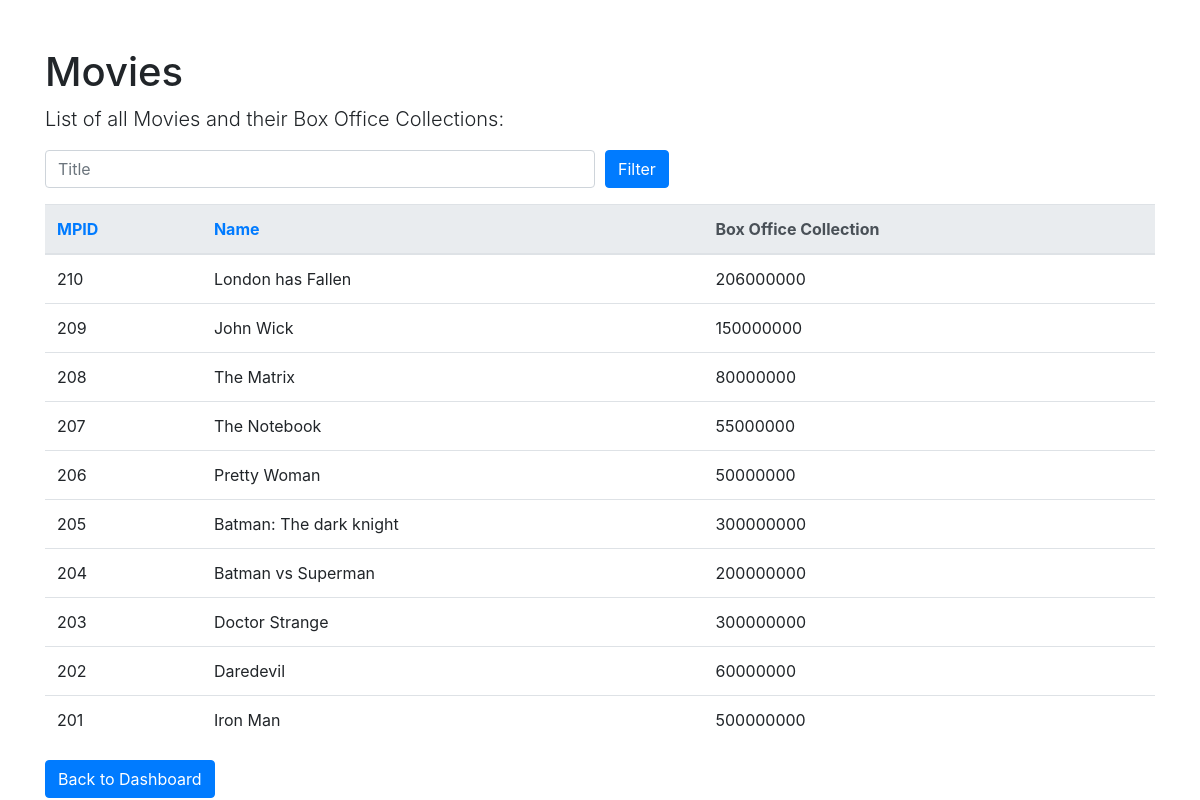
The page /movie.php on the database its author committed.
### tables this page shows
CREATE TABLE `Movie` (
  `mpid` int(20) NOT NULL,
  `boxoffice_collection` int(11) DEFAULT NULL
);

CREATE TABLE `MotionPicture` (
  `id` int(20) NOT NULL,
  `name` varchar(255) DEFAULT NULL,
  `rating` float DEFAULT NULL,
  `production` varchar(255) DEFAULT NULL,
  `budget` decimal(15,2) DEFAULT NULL
);

### movie.php (the view, shortened to what this page needs)
<!DOCTYPE html>
<html lang="en">
<head>
    <link rel="stylesheet" href="https://stackpath.bootstrapcdn.com/bootstrap/4.3.1/css/bootstrap.min.css">
</head>
<body>
    <div class="container">
        <h1 class="mt-5">Movies</h1>
        <p class="lead">List of all Movies and their Box Office Collections:</p>
        <form method="post" action="movie.php" class="mb-3">
            <div class="form-row">
                <div class="col">
                    <input type="text" class="form-control" name="name" placeholder="Title" value="<?php echo isset($_POST['name']) ? $_POST['name'] : (isset($_GET['name']) ? htmlspecialchars($_GET['name']) : ''); ?>">
                </div>
                <div class="col">
                    <button type="submit" class="btn btn-primary">Filter</button>
                </div>
            </div>
        </form>
        <table class="table">
            <thead class="thead-light">
                <tr>
                    <th><a href="?sort=<?php echo isset($_GET['sort']) && $_GET['sort'] === 'mpid_desc' ? 'mpid_asc' : 'mpid_desc'; ?>&name=<?php echo isset($_POST['name']) ? urlencode($_POST['name']) : (isset($_GET['name']) ? $_GET['name'] : ''); ?>">MPID</a></th>
                    <th><a href="?sort=<?php echo isset($_GET['sort']) && $_GET['sort'] === 'name_desc' ? 'name_asc' : 'name_desc'; ?>&name=<?php echo isset($_POST['name']) ? urlencode($_POST['name']) : (isset($_GET['name']) ? $_GET['name'] : ''); ?>">Name</a></th>
                    <th>Box Office Collection</th>
                </tr>
            </thead>
            <tbody>
                <?php
                $servername = "localhost";
                $username = "root";
                $password = "";
                $dbname = "COSI127b";
                try {
                    $conn = new PDO("mysql:host=$servername;dbname=$dbname", $username, $password);
                    $conn->setAttribute(PDO::ATTR_ERRMODE, PDO::ERRMODE_EXCEPTION);
                    $sort = isset($_GET['sort']) ? $_GET['sort'] : 'mpid_desc';
                    $sort_arr = explode('_', $sort);
                    $sort_field = $sort_arr[0];
                    $sort_order = end($sort_arr);
                    $sql = "SELECT Movie.mpid, MotionPicture.name, Movie.boxoffice_collection FROM Movie INNER JOIN MotionPicture ON Movie.mpid = MotionPicture.id";
                    $sql .= " ORDER BY $sort_field";
                    if ($sort_order === 'desc') {
                        $sql .= " DESC";
                    } else {
                        $sql .= " ASC";
                    }
                    $stmt = $conn->prepare($sql);
                    $stmt->execute();
                    $results = $stmt->fetchAll(PDO::FETCH_ASSOC);
                    foreach ($results as $row) {
                        echo "<tr>
                                <td>{$row['mpid']}</td>
                                <td>{$row['name']}</td>
                                <td>{$row['boxoffice_collection']}</td>
                              </tr>";
                    }
                } catch(PDOException $e) {
                    echo "Error: " . $e->getMessage();
                }
                ?>
            </tbody>
        </table>
        <a href="index.php" class="btn btn-primary">Back to Dashboard</a>
    </div>
</body>
</html>

### rows shown on the page
movie: mpid "210", mpid.name "London has Fallen", boxoffice_collection "206000000"
movie: mpid "209", mpid.name "John Wick", boxoffice_collection "150000000"
movie: mpid "208", mpid.name "The Matrix", boxoffice_collection "80000000"
movie: mpid "207", mpid.name "The Notebook", boxoffice_collection "55000000"
movie: mpid "206", mpid.name "Pretty Woman", boxoffice_collection "50000000"
movie: mpid "205", mpid.name "Batman: The dark knight", boxoffice_collection "300000000"
movie: mpid "204", mpid.name "Batman vs Superman", boxoffice_collection "200000000"
movie: mpid "203", mpid.name "Doctor Strange", boxoffice_collection "300000000"
movie: mpid "202", mpid.name "Daredevil", boxoffice_collection "60000000"
movie: mpid "201", mpid.name "Iron Man", boxoffice_collection "500000000"
